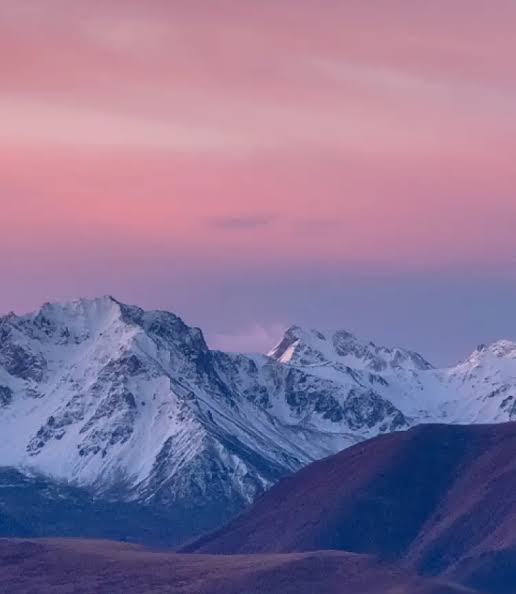
#> input picture Image Operations/pinkSky.jpg, 516 x 594 px
$ jupyter execute 2.greyscaleimage.ipynb
#> lines starting #> are read from the running program, lines starting #| are printed output that depends on the picture
[cell 1]
import cv2
from matplotlib import pyplot as plt
import numpy as np

[cell 2]
def imshow(title = "Image", image = None, size = 10):
    w, h = image.shape[0], image.shape[1]
    aspect_ratio = w/h
    plt.figure(figsize=(size * aspect_ratio,size))
    plt.imshow(cv2.cvtColor(image, cv2.COLOR_BGR2RGB))
    plt.title(title)
    plt.show()

[cell 3]
image = cv2.imread('pinkSky.jpg')
#> image is the input picture: shape (594, 516, 3); mean B, G, R 151.1, 116.2, 135.8

imshow("Castara, Tobago", image)
image.shape
#> Out = (594, 516, 3)

[cell 4]
resized = cv2.resize(image, (700, 350))
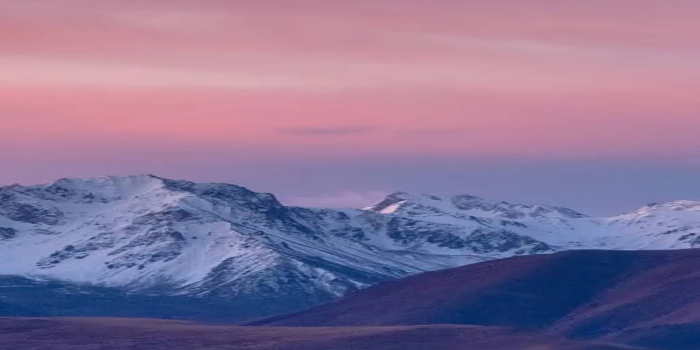
#> resized: shape (350, 700, 3); mean B, G, R 151, 116.1, 135.7
imshow("resized",resized)

[cell 5]
gray_image = cv2.cvtColor(resized, cv2.COLOR_BGR2GRAY)
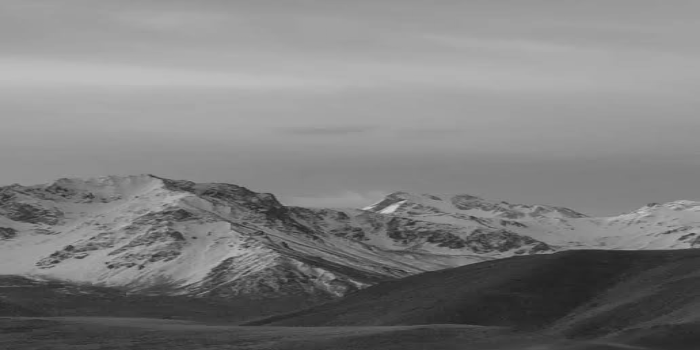
#> gray_image: shape (350, 700); min 32, max 206, mean 126

imshow("Converted to Grayscale", gray_image)

[cell 6]
gray_image.shape
#> Out = (350, 700)

$ run again, with Image Operations/hand_frame.jpg copied over Image Operations/pinkSky.jpg
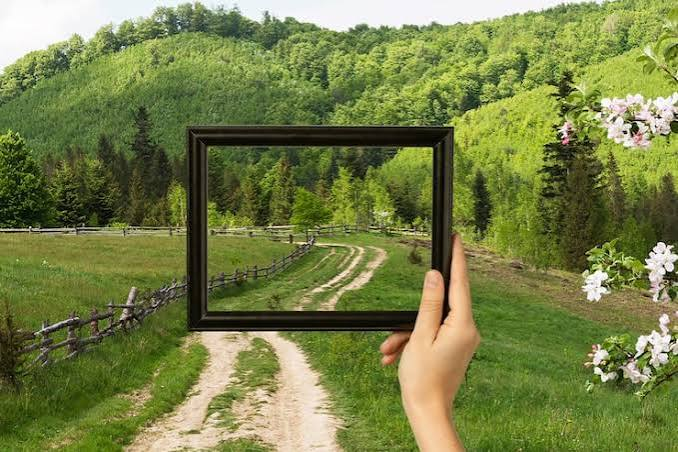
#> input picture Image Operations/hand_frame.jpg, 678 x 452 px
#> image is the input picture: shape (452, 678, 3); mean B, G, R 70.6, 127.7, 118.1
#> `resized = cv2.resize(image, (700, 350))`:
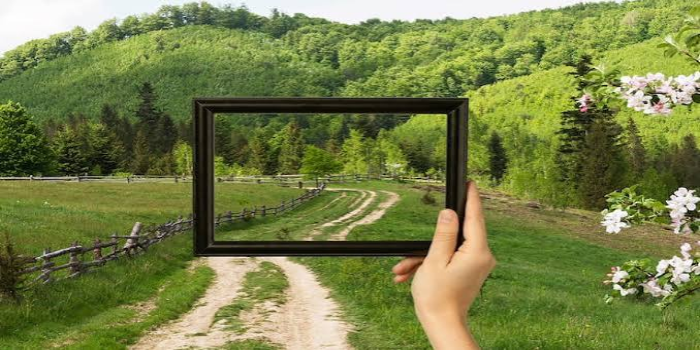
#> resized: shape (350, 700, 3); mean B, G, R 70.5, 127.7, 118
#> `gray_image = cv2.cvtColor(resized, cv2.COLOR_BGR2GRAY)`:
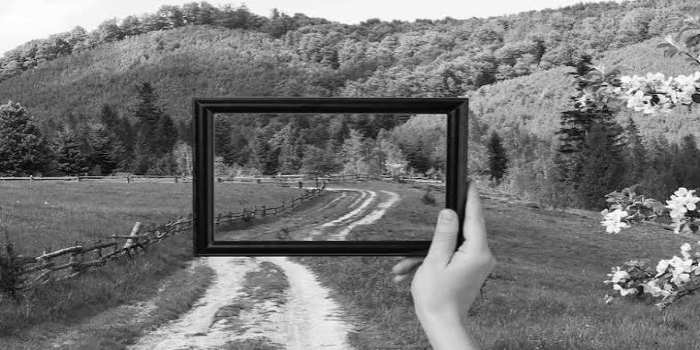
#> gray_image: shape (350, 700); min 3, max 254, mean 118.3

$ run again, with Image Operations/mountain.jpg copied over Image Operations/pinkSky.jpg
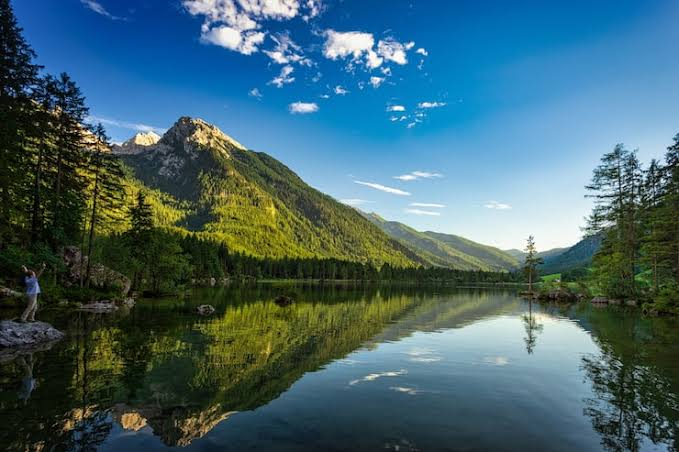
#> input picture Image Operations/mountain.jpg, 679 x 452 px
#> image is the input picture: shape (452, 679, 3); mean B, G, R 110.1, 101.2, 67.5
#> `resized = cv2.resize(image, (700, 350))`:
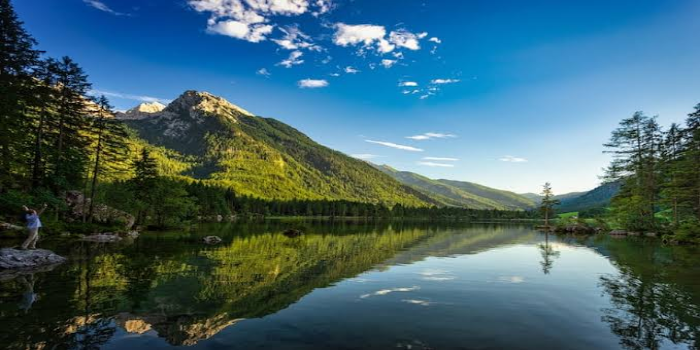
#> resized: shape (350, 700, 3); mean B, G, R 109.9, 101.1, 67.4
#> `gray_image = cv2.cvtColor(resized, cv2.COLOR_BGR2GRAY)`:
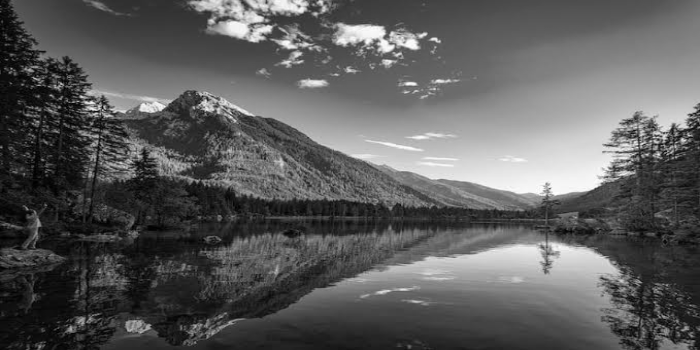
#> gray_image: shape (350, 700); min 0, max 254, mean 92
